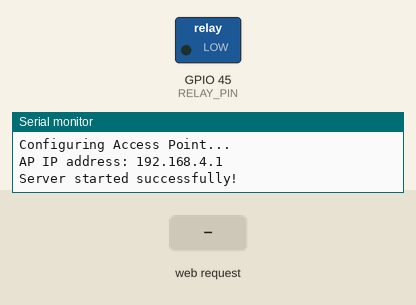
The sketch below on a simulated ESP32. On the bench: switched loads named in the sketch (green lamp = pin HIGH), the last lines printed to the serial monitor. The inputs (shaded band) are chosen by the test bench.

Above: at 1.2 s.
1.3 s: HTTP request GET /ON received
At 2.1 s:
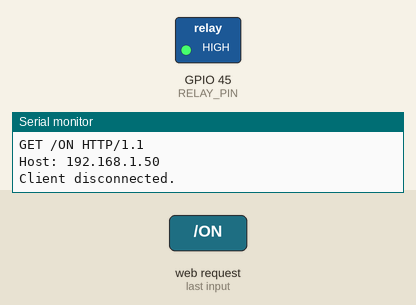
2.8 s: HTTP request GET /OFF received
At 3.2 s:
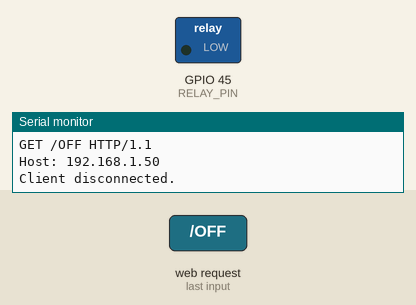
Timing chart, 0 to 5.8 s (numbered marks = the images above; inputs shaded):
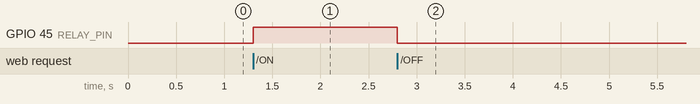

Measured:
- after the input at 1.3 s, GPIO 45 (RELAY_PIN): LOW → HIGH at once
- after the input at 2.8 s, GPIO 45 (RELAY_PIN): HIGH → LOW at once

The sketch:

softAP.ino
```cpp
#include <WiFi.h>

// Define the pin acting as our digital switch (the built-in LED)
#define RELAY_PIN 45

// Set up your private Wi-Fi Network credentials
const char* ssid     = "STEAM_Web_Switch";
const char* password = "12345678"; // Must be at least 8 characters

// Instantiate the server on standard HTTP port 80
WiFiServer server(80);

void setup() {
    // Initialize serial communication for debugging output
    Serial.begin(115200);

    pinMode(RELAY_PIN, OUTPUT);
    digitalWrite(RELAY_PIN, LOW); // Start with switch OFF

    Serial.println("\nConfiguring Access Point...");

    // Start broadcasting the Wi-Fi network
    WiFi.softAP(ssid, password);

    // Retrieve and print the server IP address to the Serial Monitor
    IPAddress myIP = WiFi.softAPIP();
    Serial.print("AP IP address: ");
    Serial.println(myIP);

    // Start the web server
    server.begin();
    Serial.println("Server started successfully!");
}

void loop() {
    // Check if a web browser (client) has connected to our server
    WiFiClient client = server.available();

    if (client) {
        Serial.println("New client connected.");
        String currentLine = ""; // String buffer to hold incoming HTTP request data

        while (client.connected()) {
            if (client.available()) {
                char c = client.read(); // Read bytes sent by the browser
                Serial.write(c);

                if (c == '\n') {
                    // An empty line indicates the end of the HTTP request header
                    if (currentLine.length() == 0) {
                        // Send standard HTTP response headers
                        client.println("HTTP/1.1 200 OK");
                        client.println("Content-type:text/html");
                        client.println("Connection: close");
                        client.println(); // Blank line mandatory separating headers and body

                        // Construct and transmit the HTML/CSS web page code
                        client.print("<html><head><meta name=\"viewport\" content=\"width=device-width, initial-scale=1\">");
                        client.print("<style>body{font-family:Arial; text-align:center; margin-top:50px;}");
                        client.print(".btn{display:inline-block; padding:20px 40px; font-size:24px; text-decoration:none; color:#fff; border-radius:8px; margin:10px; font-weight:bold;}");
                        client.print(".on{background-color:#2ecc71;} .off{background-color:#e74c3c;}</style></head>");

                        client.print("<body><h1>STEAM Wi-Fi Relay Control</h1>");

                        // Dynamically update status label text on screen
                        if (digitalRead(RELAY_PIN) == HIGH) {
                            client.print("<p>Current State: <span style='color:#2ecc71; font-weight:bold;'>ON</span></p>");
                        } else {
                            client.print("<p>Current State: <span style='color:#e74c3c; font-weight:bold;'>OFF</span></p>");
                        }

                        // Hyperlinked button paths that trigger HTTP GET requests
                        client.print("<a href=\"/ON\"><div class='btn on'>TURN ON</div></a>");
                        client.print("<a href=\"/OFF\"><div class='btn off'>TURN OFF</div></a>");
                        client.print("</body></html>");

                        break; // Exit the loop to finalize sending data
                    } else {
                        currentLine = ""; // Clear buffer on a regular newline
                    }
                } else if (c != '\r') {
                    currentLine += c; // Append incoming characters to our parsing string
                }

                // Route commands based on the browser URL request ending
                if (currentLine.endsWith("GET /ON")) {
                    digitalWrite(RELAY_PIN, HIGH);
                }
                if (currentLine.endsWith("GET /OFF")) {
                    digitalWrite(RELAY_PIN, LOW);
                }
            }
        }
        // Disconnect client connection cleanly to free up resources
        client.stop();
        Serial.println("Client disconnected.");
    }
}
```
